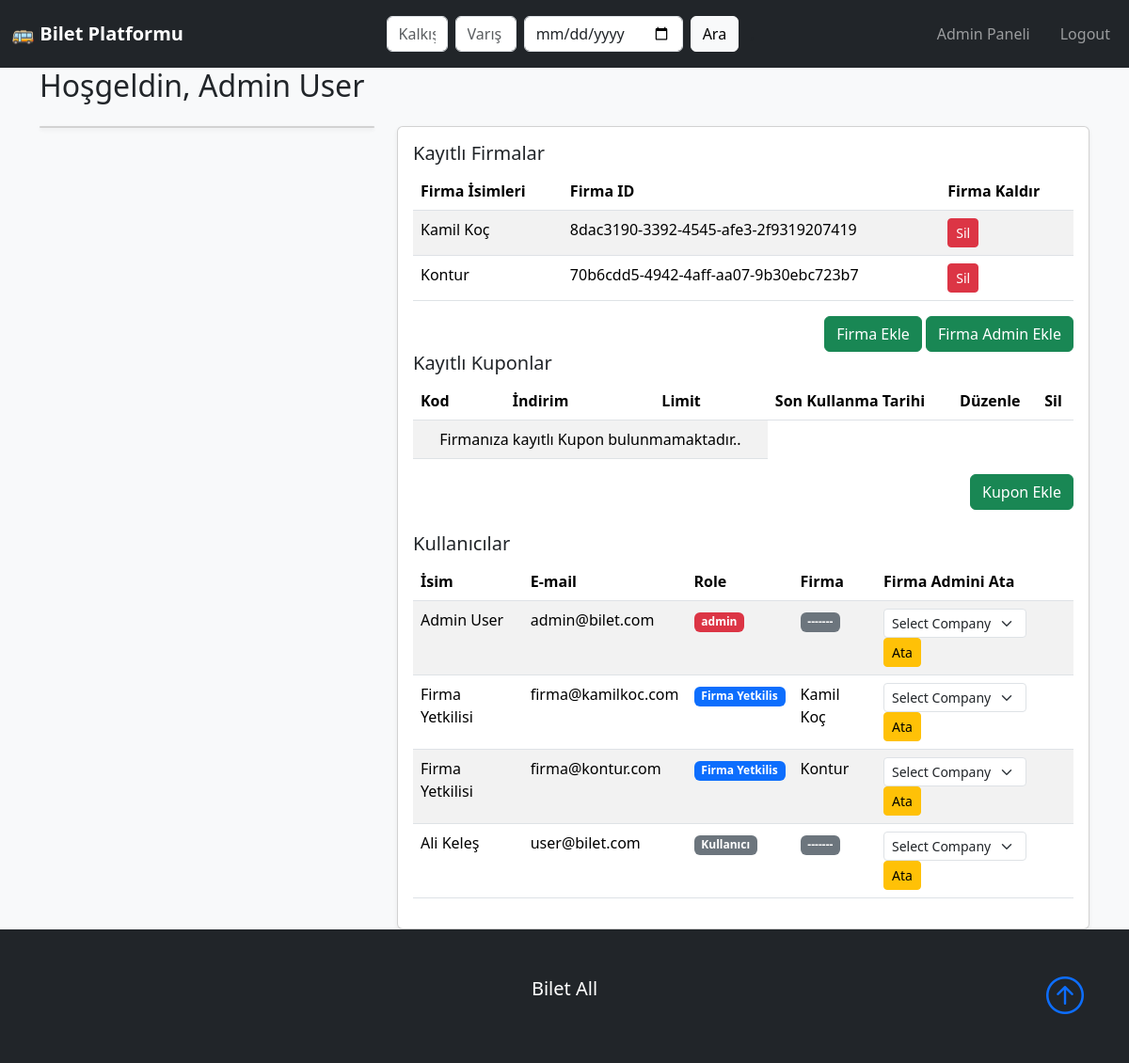
The app's page /admin_panel.php (signed in), older data.
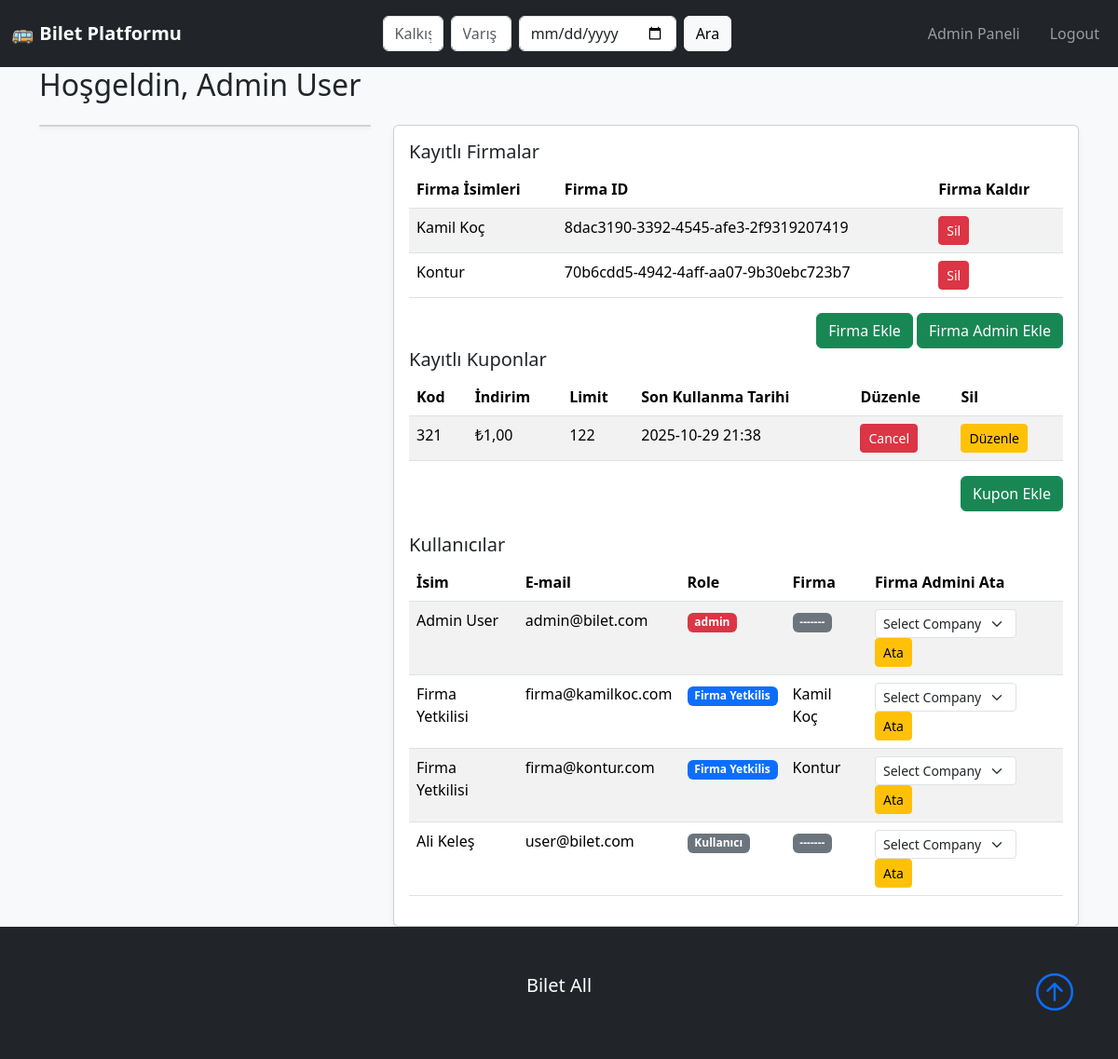
The same page, newer data.
### tables this page shows
CREATE TABLE Bus_Company (
    id TEXT PRIMARY KEY,                          -- UUID
    name TEXT UNIQUE NOT NULL,
    logo_path TEXT,
    created_at TIMESTAMP DEFAULT CURRENT_TIMESTAMP
);

CREATE TABLE User (
    id TEXT PRIMARY KEY,                         -- UUID
    full_name TEXT NOT NULL,
    email TEXT UNIQUE NOT NULL,
    role TEXT CHECK(role IN ('user', 'company', 'admin')) NOT NULL DEFAULT 'user',
    password TEXT NOT NULL,
    company_id TEXT,                              -- Nullable FK (only for company users)
    balance REAL DEFAULT 800,
    created_at TIMESTAMP DEFAULT CURRENT_TIMESTAMP,
    FOREIGN KEY (company_id) REFERENCES Bus_Company(id)
);

CREATE TABLE Coupons (
    id TEXT PRIMARY KEY,                          -- UUID
    code TEXT UNIQUE NOT NULL,
    discount REAL NOT NULL,
    company_id TEXT,                              -- Nullable FK (if null, coupon is admin)
    usage_limit INTEGER NOT NULL,
    expire_date DATETIME NOT NULL,
    created_at TIMESTAMP DEFAULT CURRENT_TIMESTAMP,
    FOREIGN KEY (company_id) REFERENCES Bus_Company(id)
);

### src/helper.php (called while the page is built, shortened)
<?php
require_once __DIR__ . '/../src/auth.php';
function get_admin_coupons(){
    global $db;
    $stmt = $db->prepare('SELECT *
    FROM Coupons
    WHERE company_id  IS NULL
    ORDER BY code ASC');
    $stmt->execute();
    return $stmt->fetchAll(PDO::FETCH_ASSOC);
}
function get_companies() {
    global $db;
    $stmt = $db->prepare('SELECT id, name FROM Bus_Company ORDER BY created_at DESC');
    $stmt->execute();
    return $stmt->fetchAll(PDO::FETCH_ASSOC);
}
function get_users() {
    global $db;
    $stmt = $db->prepare('SELECT U.*, B.name AS company_name
        FROM User U
        LEFT JOIN Bus_Company B ON U.company_id = B.id
        ORDER BY U.role ASC');
    $stmt->execute();
    return $stmt->fetchAll(PDO::FETCH_ASSOC);
}
?>

### public/admin_panel.php (the view, shortened to what the changed rows need)
<?php
require_once __DIR__ . '/../src/auth.php';
require_once __DIR__ .'/../src/helper.php';
include 'header.php';
$full_name = $_SESSION['full_name'] ?? '';
$companies = get_companies();
$coupons = get_admin_coupons();
$users = get_users();
?>
<div class="main-content">
  <div class="container">
  <h2 class="mb-4">Hoşgeldin, <?= htmlspecialchars($full_name) ?></h2>
    <div class="row g-4">
      <div class="col-md-8">
        <div class="card shadow-sm">
          <div class="card-body">
            <table class="table table-striped">
              <thead>
                <tr>
                  <th>Firma İsimleri</th>
                  <th>Firma ID</th>
                  <th>Firma Kaldır</th>
                </tr>
              </thead>
              <tbody>
                <?php if (empty($companies)): ?>
                  <tr><td colspan="3" class="text-center">Kayıtlı Firma Bulunamadı..</td></tr>
                <?php else: ?>
                  <?php foreach ($companies as $company): ?>
                    <tr>
                      <td><?= htmlspecialchars($company['name']) ?>
                      <td><?= htmlspecialchars($company['id']) ?>
                      <td>
                        <form action="cancel_company.php" method="POST" style="display:inline;">
                            <button type="submit" class="btn btn-danger btn-sm">Sil</button>
                        </form>
                      </td>
                    </tr>
                  <?php endforeach; ?>
                <?php endif; ?>
              </tbody>
            </table>
            <table class="table table-striped">
              <thead>
                <tr>
                  <th>Kod</th>
                  <th>İndirim</th>
                  <th>Limit</th>
                  <th>Son Kullanma Tarihi</th>
                  <th>Düzenle</th>
                  <th>Sil</th>
                </tr>
              </thead>
              <tbody>
                <?php if (empty($coupons)): ?>
                  <tr><td colspan="3" class="text-center">Firmanıza kayıtlı Kupon bulunmamaktadır..</td></tr>
                <?php else: ?>
                  <?php foreach ($coupons as $coupon): ?>
                    <tr>
                      <td><?= htmlspecialchars($coupon['code']) ?></td>
                      <td>₺<?= number_format($coupon['discount'], 2, ',', '.') ?></td>
                      <td><?= htmlspecialchars($coupon['usage_limit']) ?></td>
                      <td><?= date('Y-m-d H:i', strtotime($coupon['expire_date'])) ?></td>
                      <td>
                        <form action="cancel_coupon.php" method="POST" style="display:inline;">
                            <button type="submit" class="btn btn-danger btn-sm">Cancel</button>
                        </form>
                      </td>
                      <td>
                        <form action="edit_coupon.php" method="POST" style="display:inline;">
                            <button type="submit" class="btn btn-warning btn-sm">Düzenle</button>
                        </form>
                      </td>
                    </tr>
                  <?php endforeach; ?>
                <?php endif; ?>
              </tbody>
            </table>
            <table class="table table-striped">
              <thead>
                <tr>
                  <th>İsim</th>
                  <th>E-mail</th>
                  <th>Role</th>
                  <th>Firma</th>
                  <th>Firma Admini Ata</th>
                </tr>
              </thead>
              <tbody>
                <?php if (empty($users)): ?>
                  <tr><td colspan="3" class="text-center">Kayıtlı kullanıcı bulunamadı.</td></tr>
                <?php else: ?>
                  <?php foreach ($users as $user): ?>
                    <tr>
                      <td><?= htmlspecialchars($user['full_name']) ?></td>
                      <td><?= htmlspecialchars($user['email']) ?></td>
                      <td>
                        <?php if ($user['role'] === 'user'): ?>
                          <span class="badge bg-secondary">Kullanıcı</span>
                        <?php elseif ($user['role'] === 'company'): ?>
                          <span class="badge bg-primary">Firma Yetkilis</span>
                        <?php elseif ($user['role'] === 'admin'): ?>
                          <span class="badge bg-danger">admin</span>
                        <?php endif; ?>
                      </td>
                      <td>
                        <?php if (!($user['company_id'] == NULL)): ?>
                          <?= htmlspecialchars($user['company_name']) ?>
                        <?php else: ?>
                          <span class="badge bg-secondary">-------</span>
                        <?php endif; ?>
                      </td>
                      <td>
                        <form action="company_admin_set.php" method="POST" style="display:inline;">
                          <select name="company_id" class="form-select form-select-sm d-inline-block w-auto" required>
                              <option value="">Select Company</option>
                          </select>
                          <button type="submit" class="btn btn-warning btn-sm">Ata</button>
                        </form>
                      </td>
                    </tr>
                  <?php endforeach; ?>
                <?php endif; ?>
              </tbody>
            </table>
          </div>
        </div>
      </div>
    </div>
  </div>
</div>
<?php include 'footer.php'; ?>

Row changes from the older to the newer data that the page shows:
added coupons: code "321", discount "1,00", usage_limit "122", expire_date "2025-10-29 21:38"
Text that changed along with them:
text no longer shown: "Firmanıza kayıtlı Kupon bulunmamaktadır.."
